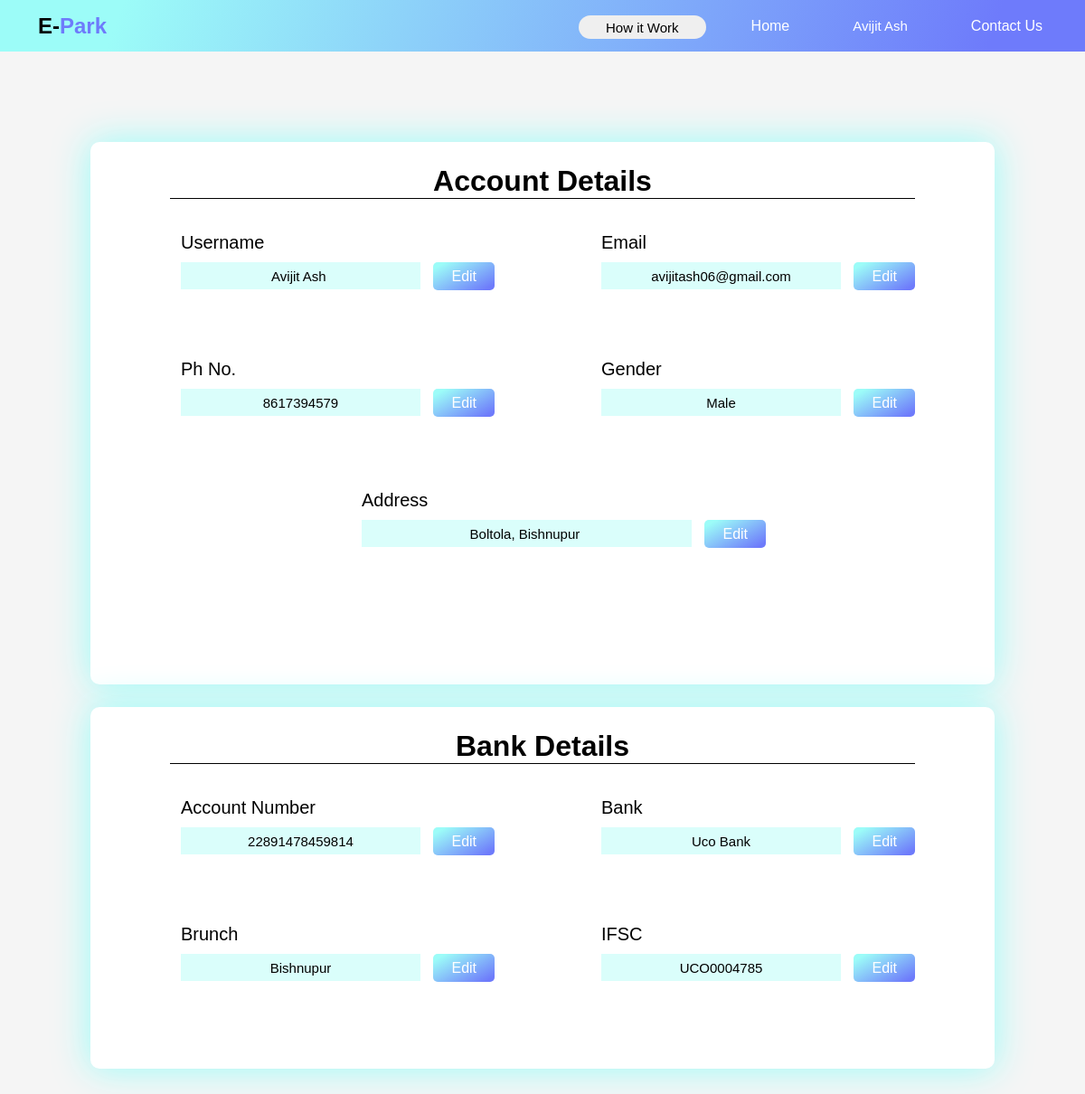
Page /ownerpro.php (signed in) on the committed database.
### tables this page shows
CREATE TABLE `user` (
  `userid` int(11) NOT NULL,
  `user` varchar(20) NOT NULL,
  `email` varchar(50) NOT NULL,
  `pass` varchar(10) NOT NULL,
  `ph` varchar(13) NOT NULL,
  `gender` enum('Male','Female','Other') NOT NULL,
  `address` varchar(60) NOT NULL,
  `resettoken` varchar(50) DEFAULT NULL,
  `tokenexpire` date DEFAULT NULL
);

CREATE TABLE `account` (
  `aid` int(11) NOT NULL,
  `userid` int(11) NOT NULL,
  `acc` varchar(15) NOT NULL,
  `bank` varchar(50) NOT NULL,
  `brunch` varchar(25) NOT NULL,
  `ifsc` varchar(12) NOT NULL
);

### ownerpro.php (the view, shortened to what this page needs)
<?php
    include "base.php";
    $id=$_SESSION['id'];
    $query="select *  from `user` where `userid`='$id'";
    $run=mysqli_query($con, $query);
    $val=mysqli_fetch_assoc($run);
    $email=$val['email'];
    $ph=$val['ph'];
    $gen=$val['gender'];
    $add=$val['address'];
    $sql_acc="select * from `account` where `userid`='$id'";
    $val_acc=mysqli_fetch_assoc(mysqli_query($con, $sql_acc));
    $acc=$val_acc['acc'];
    $bnk=$val_acc['bank'];
    $br=$val_acc['brunch'];
    $ifsc=$val_acc['ifsc'];
?>
<!DOCTYPE html>
<html lang="en">
<head>
    <link rel="stylesheet" href="https://cdn.jsdelivr.net/npm/bootstrap-icons@1.10.5/font/bootstrap-icons.css">
    <link rel="stylesheet" href="css/back.css?v=<?php echo time() ?>">
    <link rel="stylesheet" href="css/navbar.css?v=<?php echo time() ?>">
    <link rel="stylesheet" href="css/ownerpro.css?v=<?php echo time() ?>">
</head>
<body>
    <div class="main">
        <?php
            include "navbar.php";
        ?>
        <div class="box">
            <h1>Account Details</h1>
            <div class="inputfield">
                <div class="user">
                    <form action="" method="post" >
                        <label for="user">Username</label>
                        <br>
                        <input type="text" id="user" name="user" value="<?php echo $user; ?>" disabled >
                        <span onclick="uch()" id="uedit" >Edit</span>
                        <br>
                    </form>
                </div>
                <div class="email">
                    <form action="" method="post" >
                        <label for="email"  >Email</label>
                        <br>
                        <input type="email" id="email" name="email" value="<?php echo $email; ?>" disabled >
                        <span onclick="ech()" id="eedit" >Edit</span>
                        <br>
                    </form>
                </div>
                <div class="ph">
                    <form action="" method="post" >
                        <label for="ph">Ph No.</label>
                        <br>
                        <input type="text" id="ph" name="ph" value="<?php echo $ph; ?>" disabled >
                        <span onclick="pch()" id="pedit" >Edit</span>
                        <br>
                    </form>
                </div>
                <div class="gen">
                    <form action="" method="post" >
                        <label for="gen">Gender</label>
                        <br>
                        <input type="text" id="gen" name="gen" value="<?php echo $gen; ?>" disabled >
                        <span onclick="gch()" id="gedit" >Edit</span>
                        <br>
                    </form>
                </div>
                <div class="add">
                    <form action="" method="post" >
                        <label for="add">Address</label>
                        <br>
                        <input type="text" id="add" name="add" value="<?php echo $add; ?>" disabled >
                        <span onclick="ach()" id="aedit" >Edit</span>
                        <br>
                    </form>
                </div>
            </div>
        </div>
        <div class="box2">
            <h1>Bank Details</h1>
            <div class="inputfield">
                <div class="acc">
                    <form action="" method="post" >
                        <label for="acc">Account Number</label>
                        <br>
                        <input type="text" id="acc" name="acc" value="<?php echo $acc; ?>" disabled >
                        <span onclick="accch()" id="accedit" >Edit</span>
                        <br>
                    </form>
                </div>
                <div class="bnk">
                    <form action="" method="post" >
                        <label for="bnk">Bank</label>
                        <br>
                        <input type="text" id="bnk" name="bnk" value="<?php echo $bnk; ?>" disabled >
                        <span onclick="bnkch()" id="bnkedit" >Edit</span>
                        <br>
                    </form>
                </div>
                <div class="brunch">
                    <form action="" method="post" >
                        <label for="br">Brunch</label>
                        <br>
                        <input type="text" id="br" name="br" value="<?php echo $br; ?>" disabled >
                        <span onclick="brch()" id="bredit" >Edit</span>
                        <br>
                    </form>
                </div>
                <div class="ifsc">
                    <form action="" method="post" >
                        <label for="ifsc">IFSC</label>
                        <br>
                        <input type="text" id="ifsc" name="ifsc" value="<?php echo $ifsc; ?>" disabled >
                        <span onclick="ich()" id="iedit" >Edit</span>
                        <br>
                    </form>
                </div>
            </div>
        </div>
    </div>
</body>
</html>

### navbar.php (shortened to what this page needs)
<?php
include "base.php";
$pagehome = "index.php";
if (isset($_SESSION['role'])) {
    if ($_SESSION['role'] == 2) {
        $pagehome = "dashboard.php";
    }
}
$check = 0;
if (isset($_SESSION['id'])) {
    $id = $_SESSION['id'];
    $query = "select *  from `user` where `userid`='$id'";
    $run = mysqli_query($con, $query);
    $val = mysqli_fetch_assoc($run);
    $user = $val['user'];
    $check = 1;
}
?>
<!DOCTYPE html>
<html lang="en">
<head>
    <link rel="stylesheet" href="css/navbar.css?v=<?php echo time(); ?>">
</head>
<body>
    <div class="navbar">
        <h2>E-<span>Park</span></h2>
        <ul>
            <li><button id="how" onclick="openpopup()"> How it Work</button></li>
            <li><a href="<?php echo $pagehome; ?>">Home</a></li>
            <li>
                <?php
                if ($check == 0) {
                    ?>
                    <a href="login.php">Login</a>
                    <?php
                } else {
                    ?>
                    <button id="btn">
                        <?php echo $user; ?>
                    </button>
                    <?php
                }
                ?>
            </li>
            <li><a href="contactus.php">Contact Us</a></li>
        </ul>
    </div>
</body>
</html>

### css/back.css (style rules this page uses)
* { padding: 0; margin: 0; font-family: Arial, Helvetica, sans-serif; }
body { background-color: #f5f5f5; }
.main { position: absolute; width: 100%; height: 100%; background-color: #f5f5f5; background-size: 100%; background-position: center; }

### css/navbar.css (style rules this page uses)
* { padding: 0; margin: 0; box-sizing: border-box; }
.navbar { background: linear-gradient(109.6deg, rgba(156,252,248,1) 11.2%, rgba(110,123,251,1) 91.1%); height: 57px; width: 100%; display: flex; align-items: center; justify-content: space-between; padding: 0 1%; position: sticky; font-family: Arial, Helvetica, sans-serif; z-index: 2; }
h2 { color: black; padding-left: 30px; }
h2 span { color:#6e7bfb ; }
.navbar ul { list-style: none; display: flex; }
.navbar ul li { padding: 10px 15px; position: relative; }
.navbar ul li a { color: #ffffff; display: block; text-decoration: none; padding: 7px 20px; border-radius: 20px; transition: all 0.3s; }
#btn { font-size: 15px; color: #ffffff; padding: 7px 20px; background: transparent; border: 0; outline: none; border-radius: 20px; transition: all 0.3s; cursor: pointer; }
#how { padding: 5px 30px; height: 26px; border: 0; margin-top: 4px; outline: none; border-radius: 20px; font-size: 15px; cursor: pointer; }

### css/ownerpro.css (style rules this page uses)
.main { height: 1275px; }
.box { position: absolute; width: 1000px; height: 600px; padding: 25px 15px; background-color: white; left: 0; right: 0; margin-left: auto; margin-right: auto; margin-top: 100px; border-radius: 10px; box-shadow: 0 0 40px 1px #9cfcf8; }
h1 { width: 85%; margin: 0px auto; text-align: center; border-bottom: 1px solid black; }
.inputfield label { font-size: 20px; }
.inputfield input { height: 30px; width: 265px; border: 0; outline: none; background-color: #dafefb; margin:10px 0; font-size: 15px; text-align: center; color: black; }
.inputfield span { padding: 7px 20px; background: linear-gradient(150.6deg, rgba(156,252,248,1) 11.2%, rgba(110,123,251,1) 91.1%); color: #ffffff; margin-left: 10px; cursor: pointer; border-radius: 5px; }
.user { position: absolute; left: 100px; top: 100px; }
.email { position: absolute; left: 565px; top: 100px; }
.ph { position: absolute; left: 100px; top: 240px; }
.gen { position: absolute; left: 565px; top: 240px }
.add { position: absolute; top: 385px; left: 300px; }
.add input { width: 365px; }
.box2 { width: 1000px; height: 400px; background-color: #ffffff; position: absolute; left: 0; right: 0; margin-left: auto; margin-right: auto; margin-top: 725px; margin-bottom: 100px; padding: 25px 15px; border-radius: 10px; box-shadow: 0 0 40px 1px #9cfcf8; }
.acc { position: absolute; left: 100px; top: 100px; }
.bnk { position: absolute; left: 565px; top: 100px; }
.brunch { position: absolute; left: 100px; top: 240px; }
.ifsc { position: absolute; left: 565px; top: 240px }

### rows in the picture
user: user "Avijit Ash", email "avijitash06@gmail.com", ph "8617394579", gen "Male", add "Boltola, Bishnupur"
account: acc "22891478459814", bnk "Uco Bank", br "Bishnupur", ifsc "UCO0004785"
